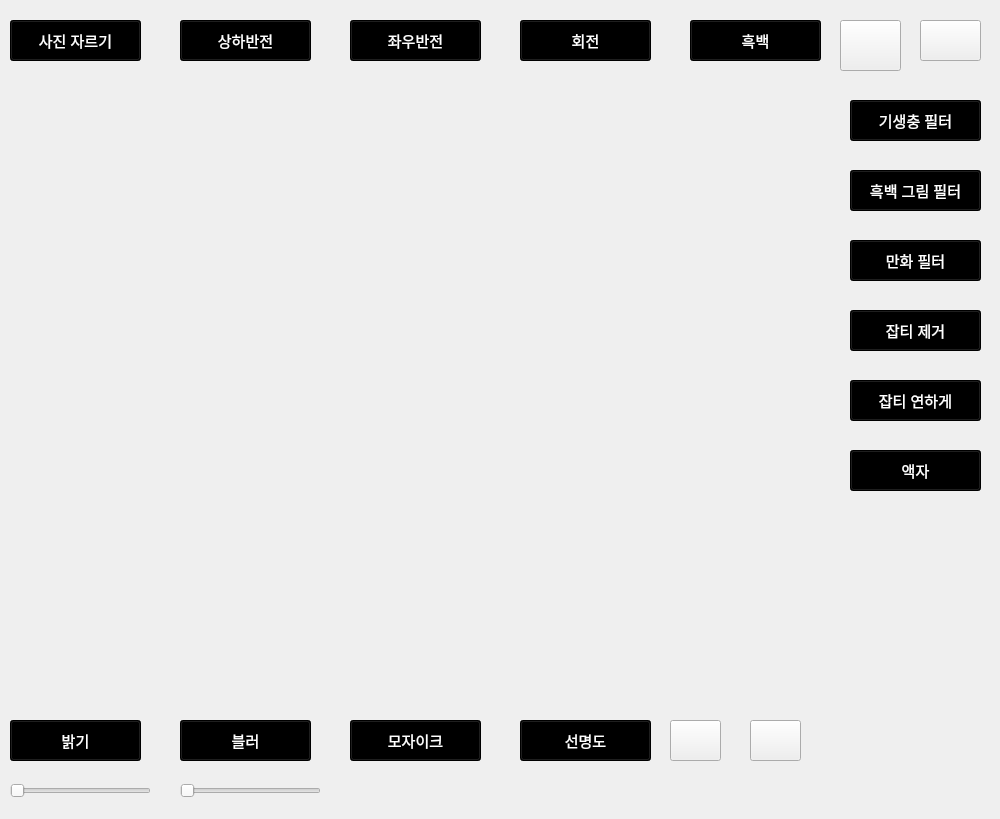
<?xml version="1.0" encoding="UTF-8"?>
<ui version="4.0">
 <class>MainWindow</class>
 <widget class="QMainWindow" name="MainWindow">
  <property name="geometry">
   <rect>
    <x>0</x>
    <y>0</y>
    <width>1000</width>
    <height>819</height>
   </rect>
  </property>
  <property name="windowTitle">
   <string>MainWindow</string>
  </property>
  <property name="styleSheet">
   <string notr="true"/>
  </property>
  <widget class="QWidget" name="centralwidget">
   <widget class="QPushButton" name="pushButton">
    <property name="geometry">
     <rect>
      <x>10</x>
      <y>20</y>
      <width>131</width>
      <height>41</height>
     </rect>
    </property>
    <property name="styleSheet">
     <string notr="true">background-color: rgb(0,0,0);
color: rgb(255,255,255);
font-size: 15px;</string>
    </property>
    <property name="text">
     <string>사진 자르기</string>
    </property>
   </widget>
   <widget class="QPushButton" name="pushButton_3">
    <property name="geometry">
     <rect>
      <x>180</x>
      <y>20</y>
      <width>131</width>
      <height>41</height>
     </rect>
    </property>
    <property name="styleSheet">
     <string notr="true">background-color: rgb(0,0,0);
color: rgb(255,255,255);
font-size: 15px;</string>
    </property>
    <property name="text">
     <string>상하반전</string>
    </property>
   </widget>
   <widget class="QPushButton" name="pushButton_4">
    <property name="geometry">
     <rect>
      <x>350</x>
      <y>20</y>
      <width>131</width>
      <height>41</height>
     </rect>
    </property>
    <property name="styleSheet">
     <string notr="true">background-color: rgb(0,0,0);
color: rgb(255,255,255);
font-size: 15px;</string>
    </property>
    <property name="text">
     <string>좌우반전</string>
    </property>
   </widget>
   <widget class="QPushButton" name="pushButton_5">
    <property name="geometry">
     <rect>
      <x>520</x>
      <y>20</y>
      <width>131</width>
      <height>41</height>
     </rect>
    </property>
    <property name="styleSheet">
     <string notr="true">background-color: rgb(0,0,0);
color: rgb(255,255,255);
font-size: 15px;</string>
    </property>
    <property name="text">
     <string>회전</string>
    </property>
   </widget>
   <widget class="QPushButton" name="pushButton_6">
    <property name="geometry">
     <rect>
      <x>10</x>
      <y>720</y>
      <width>131</width>
      <height>41</height>
     </rect>
    </property>
    <property name="styleSheet">
     <string notr="true">background-color: rgb(0,0,0);
color: rgb(255,255,255);
font-size: 15px;</string>
    </property>
    <property name="text">
     <string>밝기</string>
    </property>
   </widget>
   <widget class="QPushButton" name="pushButton_7">
    <property name="geometry">
     <rect>
      <x>180</x>
      <y>720</y>
      <width>131</width>
      <height>41</height>
     </rect>
    </property>
    <property name="styleSheet">
     <string notr="true">background-color: rgb(0,0,0);
color: rgb(255,255,255);
font-size: 15px;</string>
    </property>
    <property name="text">
     <string>블러</string>
    </property>
   </widget>
   <widget class="QPushButton" name="pushButton_8">
    <property name="geometry">
     <rect>
      <x>350</x>
      <y>720</y>
      <width>131</width>
      <height>41</height>
     </rect>
    </property>
    <property name="styleSheet">
     <string notr="true">background-color: rgb(0,0,0);
color: rgb(255,255,255);
font-size: 15px;</string>
    </property>
    <property name="text">
     <string>모자이크</string>
    </property>
   </widget>
   <widget class="QPushButton" name="pushButton_9">
    <property name="geometry">
     <rect>
      <x>520</x>
      <y>720</y>
      <width>131</width>
      <height>41</height>
     </rect>
    </property>
    <property name="styleSheet">
     <string notr="true">background-color: rgb(0,0,0);
color: rgb(255,255,255);
font-size: 15px;</string>
    </property>
    <property name="text">
     <string>선명도</string>
    </property>
   </widget>
   <widget class="QPushButton" name="pushButton_11">
    <property name="geometry">
     <rect>
      <x>750</x>
      <y>720</y>
      <width>51</width>
      <height>41</height>
     </rect>
    </property>
    <property name="styleSheet">
     <string notr="true">border-image: url(&quot;C:/photo/saveicon.png&quot;);
</string>
    </property>
    <property name="text">
     <string/>
    </property>
   </widget>
   <widget class="QPushButton" name="pushButton_12">
    <property name="geometry">
     <rect>
      <x>920</x>
      <y>20</y>
      <width>61</width>
      <height>41</height>
     </rect>
    </property>
    <property name="styleSheet">
     <string notr="true">border-image: url(&quot;C:/photo/homeicon.png&quot;);</string>
    </property>
    <property name="text">
     <string/>
    </property>
   </widget>
   <widget class="QPushButton" name="pushButton_13">
    <property name="geometry">
     <rect>
      <x>840</x>
      <y>20</y>
      <width>61</width>
      <height>51</height>
     </rect>
    </property>
    <property name="styleSheet">
     <string notr="true">border-image: url(&quot;C:/photo/loadicon.png&quot;);</string>
    </property>
    <property name="text">
     <string/>
    </property>
   </widget>
   <widget class="QLabel" name="label">
    <property name="geometry">
     <rect>
      <x>10</x>
      <y>70</y>
      <width>811</width>
      <height>641</height>
     </rect>
    </property>
    <property name="text">
     <string/>
    </property>
   </widget>
   <widget class="QSlider" name="horizontalSlider">
    <property name="geometry">
     <rect>
      <x>180</x>
      <y>780</y>
      <width>141</width>
      <height>22</height>
     </rect>
    </property>
    <property name="orientation">
     <enum>Qt::Horizontal</enum>
    </property>
   </widget>
   <widget class="QPushButton" name="pushButton_2">
    <property name="geometry">
     <rect>
      <x>690</x>
      <y>20</y>
      <width>131</width>
      <height>41</height>
     </rect>
    </property>
    <property name="styleSheet">
     <string notr="true">background-color: rgb(0,0,0);
color: rgb(255,255,255);
font-size: 15px;</string>
    </property>
    <property name="text">
     <string>흑백</string>
    </property>
   </widget>
   <widget class="QPushButton" name="pushButton_14">
    <property name="geometry">
     <rect>
      <x>670</x>
      <y>720</y>
      <width>51</width>
      <height>41</height>
     </rect>
    </property>
    <property name="styleSheet">
     <string notr="true">border-image:url(&quot;C:/photo/reseticon.png&quot;);</string>
    </property>
    <property name="text">
     <string/>
    </property>
   </widget>
   <widget class="QSlider" name="horizontalSlider_2">
    <property name="geometry">
     <rect>
      <x>10</x>
      <y>780</y>
      <width>141</width>
      <height>22</height>
     </rect>
    </property>
    <property name="orientation">
     <enum>Qt::Horizontal</enum>
    </property>
   </widget>
   <widget class="QPushButton" name="pushButton_10">
    <property name="geometry">
     <rect>
      <x>850</x>
      <y>170</y>
      <width>131</width>
      <height>41</height>
     </rect>
    </property>
    <property name="styleSheet">
     <string notr="true">background-color: rgb(0,0,0);
color: rgb(255,255,255);
font-size: 15px;</string>
    </property>
    <property name="text">
     <string>흑백 그림 필터</string>
    </property>
   </widget>
   <widget class="QPushButton" name="pushButton_15">
    <property name="geometry">
     <rect>
      <x>850</x>
      <y>310</y>
      <width>131</width>
      <height>41</height>
     </rect>
    </property>
    <property name="styleSheet">
     <string notr="true">background-color: rgb(0,0,0);
color: rgb(255,255,255);
font-size: 15px;</string>
    </property>
    <property name="text">
     <string>잡티 제거</string>
    </property>
   </widget>
   <widget class="QPushButton" name="pushButton_16">
    <property name="geometry">
     <rect>
      <x>850</x>
      <y>100</y>
      <width>131</width>
      <height>41</height>
     </rect>
    </property>
    <property name="styleSheet">
     <string notr="true">background-color: rgb(0,0,0);
color: rgb(255,255,255);
font-size: 15px;</string>
    </property>
    <property name="text">
     <string>기생충 필터</string>
    </property>
   </widget>
   <widget class="QPushButton" name="pushButton_17">
    <property name="geometry">
     <rect>
      <x>850</x>
      <y>240</y>
      <width>131</width>
      <height>41</height>
     </rect>
    </property>
    <property name="styleSheet">
     <string notr="true">background-color: rgb(0,0,0);
color: rgb(255,255,255);
font-size: 15px;</string>
    </property>
    <property name="text">
     <string>만화 필터</string>
    </property>
   </widget>
   <widget class="QPushButton" name="pushButton_18">
    <property name="geometry">
     <rect>
      <x>850</x>
      <y>450</y>
      <width>131</width>
      <height>41</height>
     </rect>
    </property>
    <property name="styleSheet">
     <string notr="true">background-color: rgb(0,0,0);
color: rgb(255,255,255);
font-size: 15px;
</string>
    </property>
    <property name="text">
     <string>액자</string>
    </property>
   </widget>
   <widget class="QPushButton" name="pushButton_19">
    <property name="geometry">
     <rect>
      <x>850</x>
      <y>380</y>
      <width>131</width>
      <height>41</height>
     </rect>
    </property>
    <property name="styleSheet">
     <string notr="true">background-color: rgb(0,0,0);
color: rgb(255,255,255);
font-size: 15px;
</string>
    </property>
    <property name="text">
     <string>잡티 연하게</string>
    </property>
   </widget>
   <zorder>pushButton_3</zorder>
   <zorder>pushButton_4</zorder>
   <zorder>pushButton_5</zorder>
   <zorder>pushButton_6</zorder>
   <zorder>pushButton_7</zorder>
   <zorder>pushButton_8</zorder>
   <zorder>pushButton_9</zorder>
   <zorder>pushButton_11</zorder>
   <zorder>pushButton_12</zorder>
   <zorder>pushButton_13</zorder>
   <zorder>pushButton</zorder>
   <zorder>label</zorder>
   <zorder>horizontalSlider</zorder>
   <zorder>pushButton_2</zorder>
   <zorder>pushButton_14</zorder>
   <zorder>horizontalSlider_2</zorder>
   <zorder>pushButton_10</zorder>
   <zorder>pushButton_15</zorder>
   <zorder>pushButton_16</zorder>
   <zorder>pushButton_17</zorder>
   <zorder>pushButton_18</zorder>
   <zorder>pushButton_19</zorder>
  </widget>
 </widget>
 <resources/>
 <connections/>
</ui>
